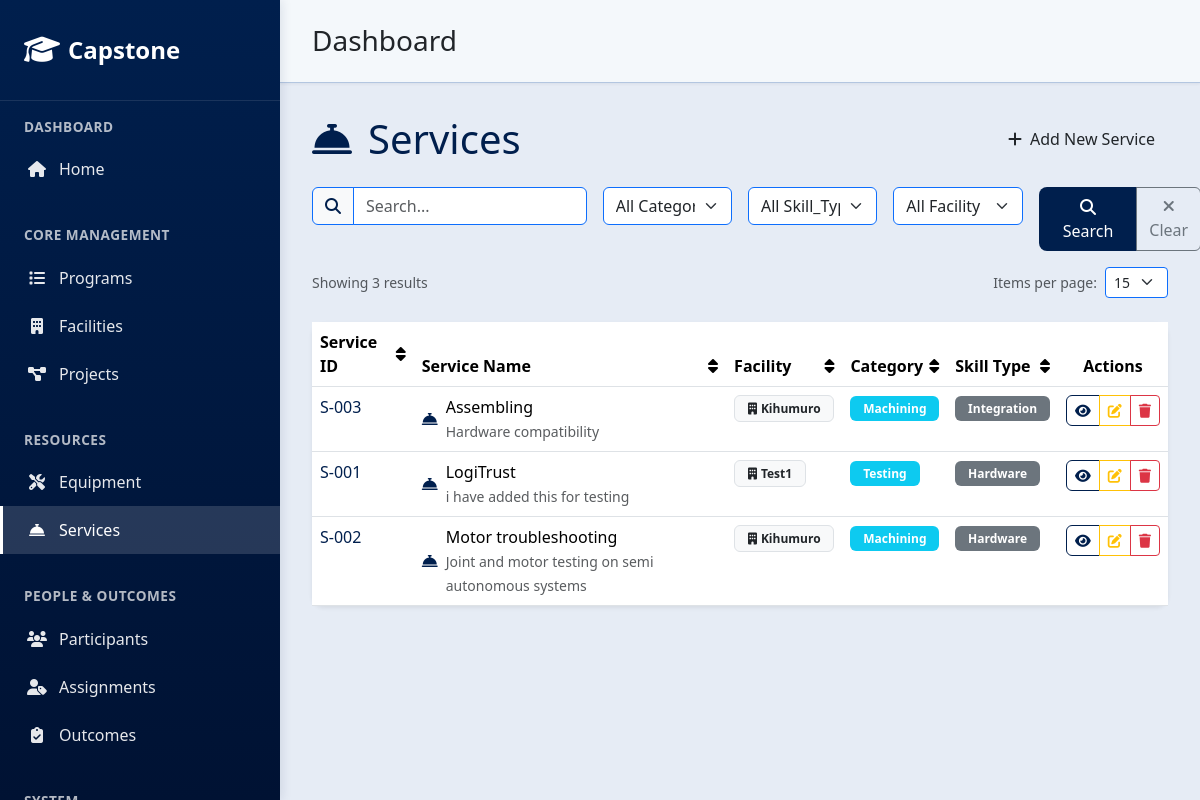
Page /services/ on the committed database.
### core/models.py (models this page shows, shortened)
class Service(models.Model):
    service_id = models.CharField(max_length=10, unique=True, blank=True, null=True)
    facility = models.ForeignKey('Facility', on_delete=models.PROTECT, related_name='services', null=True, blank=True)
    name = models.CharField(max_length=200)
    description = models.TextField(blank=True, null=True)
    category = models.CharField(max_length=100, choices=(
        ('Machining', 'Machining'),
        ('Testing', 'Testing'),
        ('Training', 'Training'),
    ), blank=True, null=True)
    skill_type = models.CharField(max_length=100, choices=(
        ('Hardware', 'Hardware'),
        ('Software', 'Software'),
        ('Integration', 'Integration'),
    ), blank=True, null=True)

class Facility(models.Model):
    facility_id = models.CharField(max_length=10, unique=True, blank=True, null=True)
    name = models.CharField(max_length=200)
    location = models.CharField(max_length=200)
    description = models.TextField()
    partner_organization = models.CharField(max_length=200, choices=PARTNER_ORGANIZATION_CHOICES, blank=True, null=True)
    facility_type = models.CharField(max_length=100, choices=FACILITY_TYPE_CHOICES)
    capabilities = models.CharField(max_length=255, choices=CAPABILITIES_CHOICES)
    def __str__(self):
        return self.name

### core/interfaces/controllers/service_views.py (the view)
# urls.py: path('services/', service_views.ServiceListView.as_view(), name='service_list'),
class ServiceListView(SearchFilterMixin, ListView):
    model = Service
    template_name = "core/service_list.html"
    context_object_name = "services"
    search_fields = ['name', 'description', 'facility__name']
    filter_fields = {
        'category': [],
        'skill_type': [],
        'facility': [],
    }
    items_per_page = 15
    def __init__(self, **kwargs):
        super().__init__(**kwargs)
        self.filter_fields['category'] = get_model_field_choices(Service, 'category')
        self.filter_fields['skill_type'] = get_model_field_choices(Service, 'skill_type')
        self.filter_fields['facility'] = get_related_model_choices(Service, 'facility')
    def get_queryset(self):
        queryset = Service.objects.select_related('facility').all()
        search_query = self.get_search_query()
        queryset = self.apply_search(queryset, search_query)
        filter_params = self.get_filter_params()
        queryset = self.apply_filters(queryset, filter_params)
        return queryset.order_by('name')
    def get_context_data(self, **kwargs):
        context = super().get_context_data(**kwargs)
        queryset = self.get_queryset()
        paginated_services = self.get_paginated_queryset(queryset)
        context['services'] = paginated_services
        context['object_list'] = paginated_services
        context['total_count'] = queryset.count()
        return context

### core/templatetags/core_tags.py (called while the page is built)
@register.filter
def lookup(dictionary, key):
    if dictionary and hasattr(dictionary, 'get'):
        return dictionary.get(key, '')
    return ''

@register.simple_tag
def url_replace(request, field, value):
    query_dict = request.GET.copy()
    query_dict[field] = value
    return query_dict.urlencode()

@register.inclusion_tag('core/includes/table_header.html', takes_context=True)
def table_header(context, field_name, display_name, current_sort=None):
    if current_sort == field_name:
        sort_direction = 'asc'
        next_sort = f'-{field_name}'
        icon = 'fas fa-sort-up'
    elif current_sort == f'-{field_name}':
        sort_direction = 'desc'
        next_sort = field_name
        icon = 'fas fa-sort-down'
    else:
        sort_direction = None
        next_sort = field_name
        icon = 'fas fa-sort'
    return {
        'field_name': field_name,
        'display_name': display_name,
        'next_sort': next_sort,
        'sort_direction': sort_direction,
        'icon': icon,
        'request': context.get('request'),  # Pass request from parent context
    }

### core/utils.py (called while the page is built)
def get_model_field_choices(model, field_name):
    field = model._meta.get_field(field_name)
    if hasattr(field, 'choices') and field.choices:
        return field.choices
    return []

def get_related_model_choices(model, field_name):
    field = model._meta.get_field(field_name)
    if hasattr(field, 'related_model'):
        related_model = field.related_model
        return [(obj.pk, str(obj)) for obj in related_model.objects.all()]
    return []

    def get_search_query(self):
        return self.request.GET.get('search', '').strip()

    def get_filter_params(self):
        filters = {}
        for field_name in self.filter_fields.keys():
            value = self.request.GET.get(field_name, '').strip()
            if value:
                filters[field_name] = value
        return filters

    def get_sort_param(self):
        sort_param = self.request.GET.get('sort', '').strip()
        if sort_param:
            field_name = sort_param.lstrip('-')
            if field_name in self.sortable_fields:
                return sort_param
        return None

    def get_items_per_page(self):
        try:
            per_page = int(self.request.GET.get('per_page', self.items_per_page))
            if per_page in [10, 15, 25, 50, 100]:
                return per_page
        except (ValueError, TypeError):
            pass
        return self.items_per_page

### core/templates/core/service_list.html (shortened to what this page needs)
{% extends "core/base.html" %}
{% load core_tags %}
{% block content %}
  <div class="d-flex justify-content-between align-items-center mb-4">
    <h1 class="mb-0" style="color: var(--primary-blue);"><i class="fas fa-concierge-bell me-3"></i>Services</h1>
    <a href="{% url 'service_create' %}" class="btn btn-blue">
      <i class="fas fa-plus me-2"></i>Add New Service
    </a>
  </div>
  {% include 'core/includes/search_filter.html' %}
  {% if services %}
    <div class="card border-0 shadow-sm">
      <div class="card-body p-0">
        <div class="table-responsive">
          <table class="table table-hover mb-0">
            <thead style="background: linear-gradient(135deg, var(--primary-blue), var(--light-blue)); color: white;">
              <tr>
                {% table_header 'service_id' 'Service ID' current_sort %}
                {% table_header 'name' 'Service Name' current_sort %}
                {% table_header 'facility__name' 'Facility' current_sort %}
                {% table_header 'category' 'Category' current_sort %}
                {% table_header 'skill_type' 'Skill Type' current_sort %}
                <th scope="col" class="text-center">Actions</th>
              </tr>
            </thead>
            <tbody>
              {% for service in services %}
                <tr class="hover-row">
                  <td class="fw-medium" style="color: var(--primary-blue);">
                    {{ service.service_id|default:"—" }}
                  </td>
                  <td>
                    <div class="d-flex align-items-center">
                      <i class="fas fa-concierge-bell me-2" style="color: var(--primary-blue);"></i>
                      <div>
                        <div class="fw-medium">{{ service.name|truncatechars:40 }}</div>
                        {% if service.description %}
                          <small class="text-muted">{{ service.description|truncatechars:60 }}</small>
                        {% endif %}
                      </div>
                    </div>
                  </td>
                  <td>
                    {% if service.facility %}
                      <span class="badge bg-light text-dark border">
                        <i class="fas fa-building me-1"></i>{{ service.facility.name }}
                      </span>
                    {% else %}
                      <span class="text-muted">—</span>
                    {% endif %}
                  </td>
                  <td>
                    {% if service.category %}
                      <span class="badge bg-info">{{ service.category }}</span>
                    {% else %}
                      <span class="text-muted">—</span>
                    {% endif %}
                  </td>
                  <td>
                    {% if service.skill_type %}
                      <span class="badge bg-secondary">{{ service.skill_type }}</span>
                    {% else %}
                      <span class="text-muted">—</span>
                    {% endif %}
                  </td>
                  <td class="text-center">
                    <div class="btn-group btn-group-sm" role="group">
                      <a href="{% url 'service_detail' service.pk %}"
                         class="btn btn-outline-primary"
                         title="View Details">
                        <i class="fas fa-eye"></i>
                      </a>
                      <a href="{% url 'service_update' service.pk %}"
                         class="btn btn-outline-warning"
                         title="Edit Service">
                        <i class="fas fa-edit"></i>
                      </a>
                      <a href="{% url 'service_delete' service.pk %}"
                         class="btn btn-outline-danger"
                         title="Delete Service">
                        <i class="fas fa-trash"></i>
                      </a>
                    </div>
                  </td>
                </tr>
              {% endfor %}
            </tbody>
          </table>
        </div>
      </div>
    </div>
  {% endif %}
{% endblock %}

### core/templates/core/base.html (style rules this page uses)
:root { --primary-blue: #001f4d; --light-blue: #274690; --dark-blue: #001233; --blue-hover: #003366; }
.card { border: none; border-radius: 12px; box-shadow: 0 4px 6px rgba(0, 0, 0, 0.05); transition: all 0.3s ease; background: white; }
.btn-outline-primary { color: var(--primary-blue); border-color: var(--primary-blue); border-radius: 6px; background: #fff; }
.badge { border-radius: 6px; padding: 0.4rem 0.8rem; background: var(--primary-blue); color: #fff; }

### rows in the picture
Service: service_id "S-003", name "Assembling", description "Hardware compatibility", facility.name "Kihumuro", category "Machining", skill_type "Integration"
Service: service_id "S-001", name "LogiTrust", description "i have added this for testing", facility.name "Test1", category "Testing", skill_type "Hardware"
Service: service_id "S-002", name "Motor troubleshooting", description "Joint and motor testing on semi autonomous systems", facility.name "Kihumuro", category "Machining", skill_type "Hardware"

### other values in the picture
{{ total_count }} "3"
{{ display_name }} "Service ID Service Name Facility Category Skill Type"
